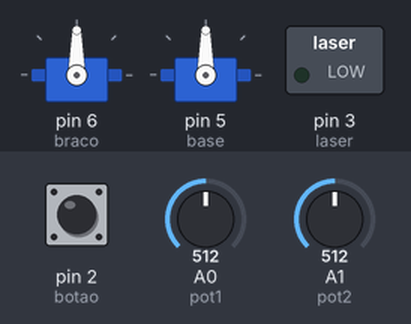
This sketch was run on a simulated Arduino Uno, built with avr-gcc and run on an emulated ATmega328P. Parts: 2 × servo, switched loads named in the sketch (green lamp = pin HIGH). Inputs (shaded band) come from the test bench; at power-on: pin 2 (botao) HIGH, A0 (pot1) = 512, A1 (pot2) = 512.

Above: at 1.2 s.
1.3 s: pin 2 (botao) pulled LOW for 1 s
At 3.7 s:
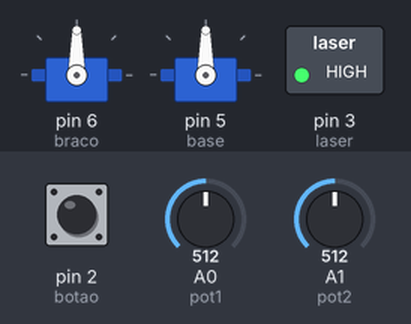
4.0 s: A0 (pot1) set to 716
At 5.2 s:
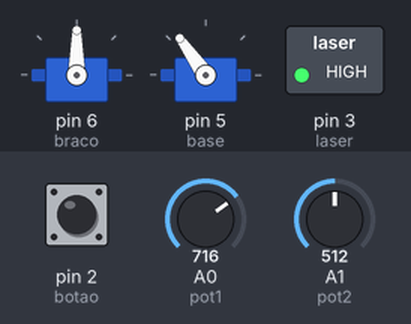
5.5 s: A1 (pot2) set to 716
At 6.6 s:
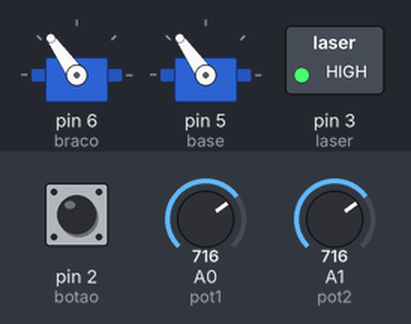
7.0 s: pin 2 (botao) pulled LOW for 0.15 s
At 8.2 s:
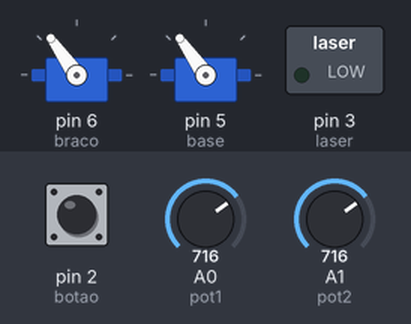
8.8 s: A0 (pot1) set to 900
At 9.5 s:
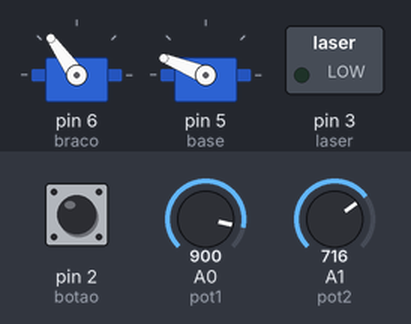
10.3 s: A1 (pot2) set to 900
At 10.8 s:
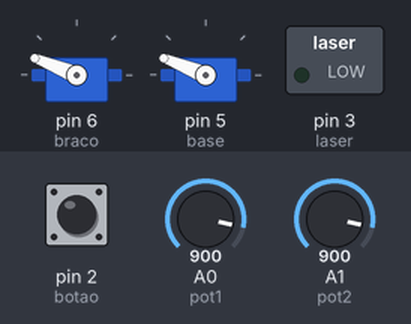
Timing chart, 0 to 12.8 s (numbered marks = the images above; inputs shaded):
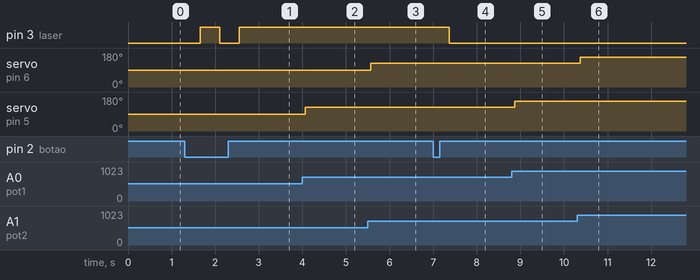

The sketch:

PanTiltLaser.ino
```cpp
// Inclui a biblioteca do Servo
#include <Servo.h>


// Declara dois objetos servo
Servo base;
Servo braco;

// Define as portas a serem usadas
const int  pot1 = A0;
const int  pot2 = A1;
const int  laser = 3;
const int  botao =2;

// Define variaveis para ajudar no controle
int  pos1 = 0;
int  pos2 = 0;
int  angulo1 = 0;
int  angulo2 = 0;
int  estadoBotao = 1;
int  leituraBotao = 0;

void setup(){
    // Conecta os servos nas devidas portas do Arduino
    braco.attach(6);
    base.attach(5);
    // Declara o nosso apontador laser como saida
    pinMode(laser, OUTPUT);
    // Declara o nosso botao como uma entrada com um filtro
    pinMode(botao, INPUT_PULLUP);

}

void loop(){
    // Executa a leitura do joystick
    pos1 = analogRead(pot1);
    pos2 = analogRead(pot2);
    // Realiza um remapeamento. A entrada na porta Analogica é um valor entre 0 e 1023 e queremos transforma-lo em um valor para o servo, entre 0 e 180
    angulo1 = map(pos1,0,1023,0,180);
    angulo2 = map(pos2,0,1023,0,180);
    // Escreve o valor nos servos
    base.write(angulo1);
    braco.write(angulo2);
    // Le o botao e inverte o estado do laser, ligando-o ou desligando-o
    leituraBotao =  digitalRead(botao);
    if(leituraBotao == LOW){
	estadoBotao = !(estadoBotao);
	delay(300);
    }
   if(estadoBotao == LOW){
	digitalWrite(laser,HIGH);
    }else{
     	digitalWrite(laser,LOW);
   }
   delay(150);
}
```

Measured:
- after the input at 1.3 s, pin 3 (laser): LOW → HIGH after 0.36 s, → LOW 0.45 s later, → HIGH 0.45 s later
- after the input at 4.0 s, servo on pin 5 (base): 90° → 125° after 0.06 s
- after the input at 5.5 s, servo on pin 6 (braco): 90° → 125° after 0.07 s
- after the input at 7.0 s, pin 3 (laser): HIGH → LOW after 0.37 s
- after the input at 8.8 s, servo on pin 5 (base): 125° → 158° after 0.08 s
- after the input at 10.3 s, servo on pin 6 (braco): 125° → 158° after 0.08 s
